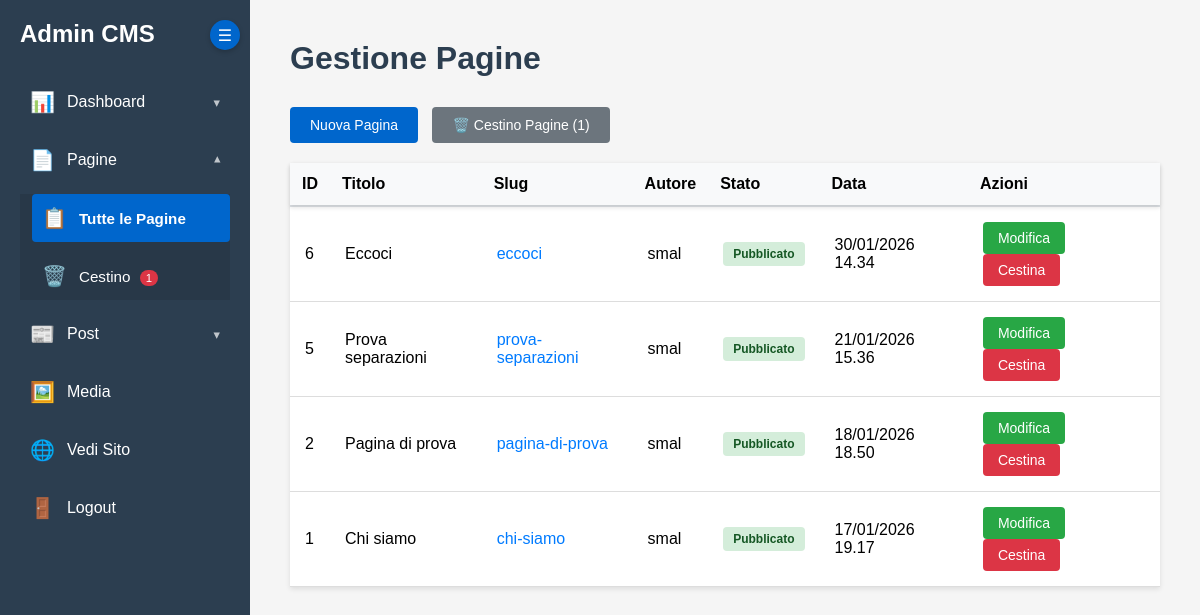
The app's page /admin/index.php?action=pages (signed in) with its own data.
### tables this page shows
CREATE TABLE `cmsmio_pages` (
  `id` int NOT NULL AUTO_INCREMENT,
  `post_type` varchar(50) DEFAULT 'page',
  `title` varchar(255) NOT NULL,
  `slug` varchar(255) NOT NULL,
  `content` longtext,
  `featured_image` varchar(255) DEFAULT NULL,
  `author_id` int DEFAULT NULL,
  `status` enum('bozza','pubblicato') DEFAULT 'bozza',
  `created_at` timestamp NULL DEFAULT CURRENT_TIMESTAMP,
  `updated_at` timestamp NULL DEFAULT CURRENT_TIMESTAMP ON UPDATE CURRENT_TIMESTAMP,
  `deleted_at` datetime DEFAULT NULL,
  PRIMARY KEY (`id`),
  UNIQUE KEY `slug` (`slug`),
  KEY `author_id` (`author_id`),
  KEY `idx_slug` (`slug`),
  KEY `idx_status` (`status`),
  KEY `idx_post_type` (`post_type`),
  CONSTRAINT `cmsmio_pages_ibfk_1` FOREIGN KEY (`author_id`) REFERENCES `cmsmio_users` (`id`) ON DELETE SET NULL
);

CREATE TABLE `cmsmio_users` (
  `id` int NOT NULL AUTO_INCREMENT,
  `name` varchar(255) NOT NULL,
  `email` varchar(255) NOT NULL,
  `password` varchar(255) NOT NULL,
  `remember_token` varchar(64) DEFAULT NULL,
  `role` enum('amministratore','gestore','registrato') DEFAULT 'registrato',
  `is_active` tinyint(1) DEFAULT '1',
  `activation_token` varchar(255) DEFAULT NULL,
  `reset_token` varchar(255) DEFAULT NULL,
  `reset_token_expiry` datetime DEFAULT NULL,
  `last_login` datetime DEFAULT NULL,
  `created_at` timestamp NULL DEFAULT CURRENT_TIMESTAMP,
  PRIMARY KEY (`id`),
  UNIQUE KEY `email` (`email`),
  UNIQUE KEY `idx_name_unique` (`name`),
  KEY `idx_email` (`email`),
  KEY `idx_role` (`role`)
);

### core/Admin/Admin.php (called while the page is built, shortened)
<?php
class Admin {
    public function __construct() {
        $this->db = new Database();
        $this->action = $_GET['action'] ?? 'dashboard';
    }
    public function run() {
        $this->showPage();
    }
}

### admin/index.php (called while the page is built, shortened)
<?php
$admin = new Admin();
$admin->run();
?>

### core/Database/DatabaseConnectionTrait.php (called while the page is built, shortened)
<?php
trait DatabaseConnectionTrait {
    private $prefix;
    public function initDatabase() {
        try {
            $dsn = 'mysql:host=' . DB_HOST . ';dbname=' . DB_NAME . ';charset=' . DB_CHARSET;
            $this->pdo = new PDO($dsn, DB_USER, DB_PASS);
            $this->prefix = defined('DB_PREFIX') ? DB_PREFIX : '';
        } catch (PDOException $e) {
            die("Errore connessione database: " . $e->getMessage());
        }
    }
    private function table($name) {
        return $this->prefix . $name;
    }
}

### core/Database/Other.php (called while the page is built, shortened)
<?php
trait OtherTrait {
    public function getTrashedPages() {
        return $this->pdo->query("SELECT p.*, u.name as author_name FROM " . $this->table('pages') . " p
                                  LEFT JOIN " . $this->table('users') . " u ON p.author_id = u.id
                                  WHERE p.deleted_at IS NOT NULL
                                  ORDER BY p.deleted_at DESC")->fetchAll();
    }
}

### core/Database/PageTrait.php (called while the page is built, shortened)
<?php
trait PageTrait {
public function getPagesPaginated($offset, $limit) {
    $stmt = $this->pdo->prepare("
        SELECT p.*, u.name as author_name
        FROM " . DB_PREFIX . "pages p
        LEFT JOIN " . DB_PREFIX . "users u ON p.author_id = u.id
        WHERE p.deleted_at IS NULL
        ORDER BY p.created_at DESC
        LIMIT :limit OFFSET :offset
    ");
    $stmt->bindValue(':limit', (int)$limit, PDO::PARAM_INT);
    $stmt->bindValue(':offset', (int)$offset, PDO::PARAM_INT);
    $stmt->execute();
    return $stmt->fetchAll();
}
}

### admin/views/pages.php (the view, shortened to what this page needs)
<h1>Gestione Pagine</h1>
<p>
    <a href="index.php?action=edit_page" class="btn">Nuova Pagina</a>
    <a href="index.php?action=trash_pages" class="btn btn-secondary" style="background-color: #6c757d;">
        🗑️ Cestino Pagine <?php
        $trashedCount = count($this->db->getTrashedPages());
        if ($trashedCount > 0) echo "($trashedCount)";
        ?>
    </a>
</p>
<table class="admin-table">
    <thead>
        <tr>
            <th>ID</th>
            <th>Titolo</th>
            <th>Slug</th>
            <th>Autore</th>
            <th>Stato</th>
            <th>Data</th>
            <th>Azioni</th>
        </tr>
    </thead>
    <tbody>
        <?php foreach ($pages as $page): ?>
        <tr>
            <td><?php echo $page['id']; ?></td>
            <td><?php echo htmlspecialchars($page['title']); ?></td>
            <td>
                <?php if ($page['status'] === 'pubblicato'): ?>
                    <a href="../page/<?php echo htmlspecialchars($page['slug']); ?>"
                       target="_blank"
                       class="slug-link"
                       title="Visualizza la pagina sul sito">
                        <?php echo htmlspecialchars($page['slug']); ?>
                    </a>
                <?php else: ?>
                    <span class="slug-inactive" title="Pagina non pubblicata">
                        <?php echo htmlspecialchars($page['slug']); ?>
                    </span>
                <?php endif; ?>
            </td>
            <td><?php echo htmlspecialchars($page['author_name'] ?? 'N/D'); ?></td>
            <td>
                <?php if ($page['status'] === 'pubblicato'): ?>
                    <span class="badge badge-success">Pubblicato</span>
                <?php else: ?>
                    <span class="badge badge-inactive">Bozza</span>
                <?php endif; ?>
            </td>
            <td><?php echo date('d/m/Y H.i', strtotime($page['created_at'])); ?></td>
            <td>
                <form method="GET" action="index.php" style="display:inline;">
                    <button type="submit" class="btn-edit">Modifica</button>
                </form>
                <form method="POST" action="index.php?action=trash_page" style="display:inline;" class="trash-form" data-page-title="<?php echo htmlspecialchars($page['title']); ?>">
                    <button type="button" class="btn-delete trash-btn">Cestina</button>
                </form>
            </td>
        </tr>
        <?php endforeach; ?>
    </tbody>
</table>

### admin/assets/admin.css (style rules this page uses)
* { margin: 0; padding: 0; box-sizing: border-box; }
body { font-family: Arial, sans-serif; background: #f5f5f5; }
.admin-content h1 { margin-bottom: 30px; color: #2c3e50; }
.btn { display: inline-block; padding: 10px 20px; background: #0066cc; color: white; text-decoration: none; border-radius: 4px; border: none; cursor: pointer; margin-right: 10px; font-size: 14px; }
.btn-secondary { background: #666; }
.btn-delete { background: #dc3545; color: white; border: none; padding: 8px 15px; border-radius: 4px; cursor: pointer; font-size: 14px; }
.btn-edit { background: #28a745; color: white; border: none; padding: 8px 15px; border-radius: 4px; cursor: pointer; font-size: 14px; text-decoration: none; display: inline-block; }
.admin-table { width: 100%; background: white; border-collapse: collapse; box-shadow: 0 2px 5px rgba(0,0,0,0.1); margin-top: 20px; }
.admin-table th, .admin-table td { padding: 15px; text-align: left; border-bottom: 1px solid #ddd; }
.admin-table th { background: #f8f9fa; font-weight: bold; }
.admin-table td form { display: inline; margin-right: 5px; }
.badge { display: inline-block; padding: 5px 10px; border-radius: 4px; font-size: 12px; font-weight: bold; }
.badge-success { background: #d4edda; color: #155724; }

### admin/views/pages.php (style rules this page uses)
.admin-table { position: relative; }
.admin-table thead tr { position: sticky; top: 0; z-index: 10; background-color: #f8f9fa; box-shadow: 0 2px 4px rgba(0,0,0,0.1); }
.admin-table thead th { background-color: #f8f9fa; padding: 12px; border-bottom: 2px solid #dee2e6; }
.slug-link { color: #007bff; text-decoration: none; transition: color 0.2s; }

### records on screen
cmsmio_pages: id "6", title "Eccoci", slug "eccoci", author.name "smal", status "Pubblicato", created_at "30/01/2026 14.34"
cmsmio_pages: id "5", title "Prova separazioni", slug "prova-separazioni", author.name "smal", status "Pubblicato", created_at "21/01/2026 15.36"
cmsmio_pages: id "2", title "Pagina di prova", slug "pagina-di-prova", author.name "smal", status "Pubblicato", created_at "18/01/2026 18.50"
cmsmio_pages: id "1", title "Chi siamo", slug "chi-siamo", author.name "smal", status "Pubblicato", created_at "17/01/2026 19.17"

### other values on screen
$trashedPagesCount "1"
$trashedCount "1"
